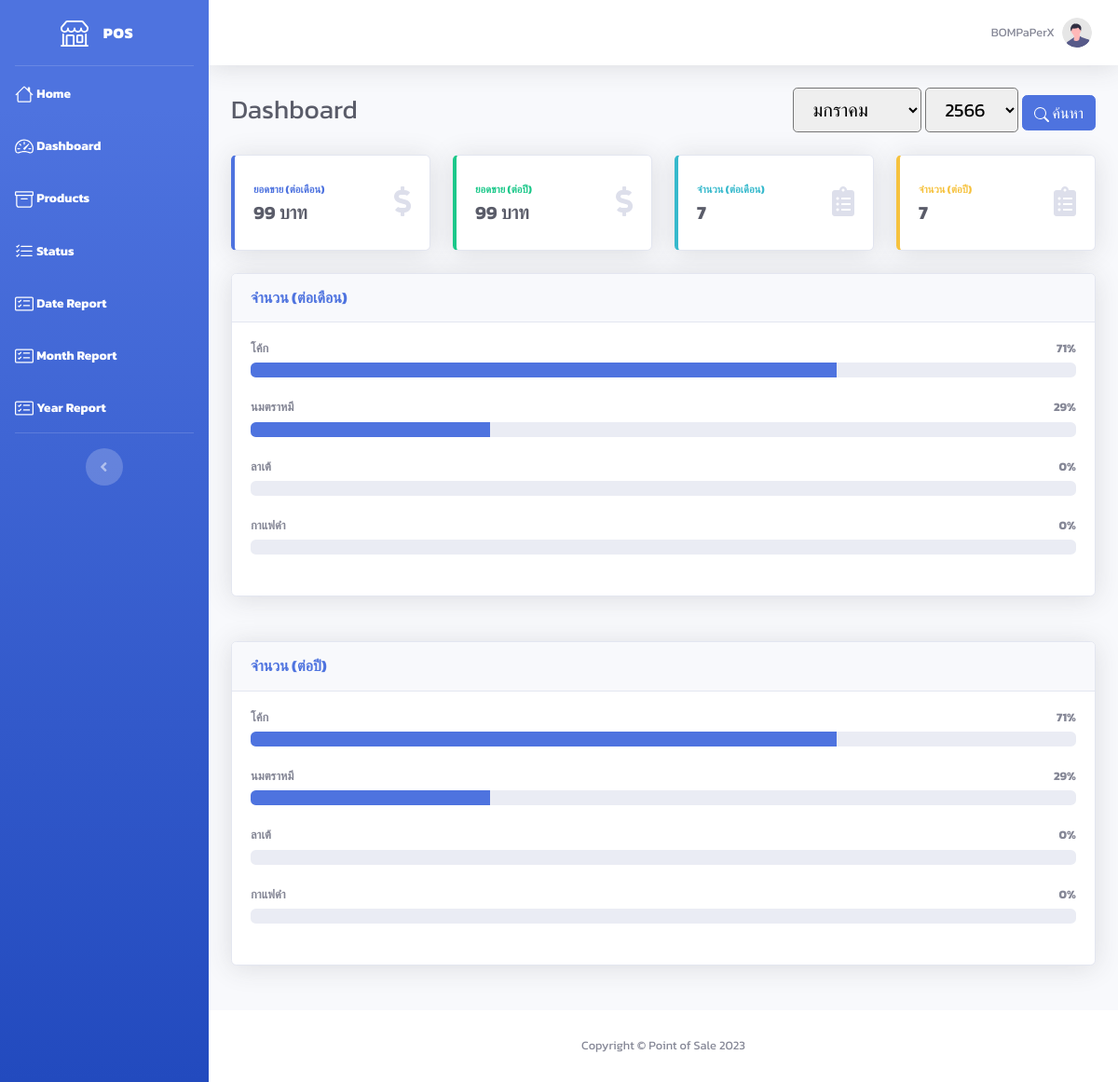
Page /dashboard.php (signed in) on the committed database.
### tables this page shows
CREATE TABLE `user` (
  `user_id` int(10) NOT NULL,
  `email` varchar(255) NOT NULL,
  `password` varchar(255) NOT NULL,
  `status` tinyint(1) NOT NULL COMMENT '0=disable\r\n1=enable',
  `firstname` varchar(255) NOT NULL,
  `lastname` varchar(255) NOT NULL,
  `store` varchar(255) NOT NULL,
  `description` text NOT NULL,
  `img_path` text NOT NULL
);

CREATE TABLE `product` (
  `product_id` int(10) NOT NULL,
  `type_id` int(10) NOT NULL,
  `user_id` int(10) NOT NULL,
  `name` varchar(255) NOT NULL,
  `description` text NOT NULL,
  `price` int(10) NOT NULL,
  `discount` int(10) NOT NULL,
  `img_path` text NOT NULL
);

### dashboard.php (the view, shortened to what the rows shown need)
<!DOCTYPE html>
<html lang="en">
<?php
require 'include/connect.php';
include 'include/header.php';
if (isset($_GET['month'])) {
    $month = $_GET['month'];
} else {
    $month = 'MONTH(CURRENT_DATE())';
}
if (isset($_GET['year'])) {
    $year = $_GET['year'];
} else {
    $year = 'YEAR(CURRENT_DATE())';
}
?>
<body id="page-top">
    <div id="wrapper">
        <div id="content-wrapper" class="d-flex flex-column">
            <div id="content">
                <?php include 'include/topbar.php'; ?>
                <div class="container-fluid">
                    <div class="d-sm-flex align-items-center justify-content-between mb-4">
                        <h1 class="h3 mb-0 text-gray-800">Dashboard</h1>
                    </div>
                    <div class="row">
                        <?php
                        $product = $connect->prepare("SELECT * FROM product WHERE user_id = '$user_id'");
                        $product->execute();
                        $row_product = $product->fetchAll(PDO::FETCH_ASSOC);
                        $quantity = $connect->prepare("SELECT SUM(quantity) as quantityall FROM record INNER JOIN product ON record.product_id = product.product_id INNER JOIN payment ON record.no_receipt = payment.no_receipt WHERE user_id = '$user_id' AND MONTH(timestamp) = $month AND YEAR(timestamp) = $year");
                        $quantity->execute();
                        $row_quantity = $quantity->fetch(PDO::FETCH_ASSOC);
                        ?>
                        <div class="col-12 mb-4">
                            <div class="card shadow mb-4">
                                <div class="card-body">
                                    <?php
                                    foreach ($row_product as $row) {
                                        $product_id = $row['product_id'];
                                        $record = $connect->prepare("SELECT SUM(quantity) as quantityall FROM record INNER JOIN payment ON record.no_receipt = payment.no_receipt WHERE product_id = '$product_id' AND MONTH(timestamp) = $month AND YEAR(timestamp) = $year");
                                        $record->execute();
                                        $row_record = $record->fetch(PDO::FETCH_ASSOC);
                                    ?>
                                        <h4 class="small font-weight-bold"><?= $row['name'] ?> <span class="float-right"><?= $row_quantity['quantityall'] == 0 ? 'ไม่มียอดขายในเดือนนี้' : number_format(($row_record['quantityall'] / $row_quantity['quantityall']) * 100, 0) . '%' ?></span></h4>
                                        <div class="progress mb-4">
                                            <div class="progress-bar" role="progressbar" style="width: <?= number_format(($row_record['quantityall'] / $row_quantity['quantityall']) * 100, 0) ?>%" aria-valuenow="60" aria-valuemin="0" aria-valuemax="100"></div>
                                        </div>
                                    <?php } ?>
                                </div>
                            </div>
                        </div>
                    </div>
                    <div class="row">
                        <?php
                        $product = $connect->prepare("SELECT * FROM product WHERE user_id = '$user_id'");
                        $product->execute();
                        $row_product = $product->fetchAll(PDO::FETCH_ASSOC);
                        $quantity = $connect->prepare("SELECT SUM(quantity) as quantityall FROM record INNER JOIN product ON record.product_id = product.product_id INNER JOIN payment ON record.no_receipt = payment.no_receipt WHERE user_id = '$user_id' AND YEAR(timestamp) = $year");
                        $quantity->execute();
                        $row_quantity = $quantity->fetch(PDO::FETCH_ASSOC);
                        ?>
                        <div class="col-12 mb-4">
                            <div class="card shadow mb-4">
                                <div class="card-body">
                                    <?php
                                    foreach ($row_product as $row) {
                                        $product_id = $row['product_id'];
                                        $record = $connect->prepare("SELECT SUM(quantity) as quantityall FROM record INNER JOIN payment ON record.no_receipt = payment.no_receipt WHERE product_id = '$product_id' AND YEAR(timestamp) = $year");
                                        $record->execute();
                                        $row_record = $record->fetch(PDO::FETCH_ASSOC);
                                    ?>
                                        <h4 class="small font-weight-bold"><?= $row['name'] ?> <span class="float-right"><?= $row_quantity['quantityall'] == 0 ? 'ไม่มียอดขายในปีนี้' : number_format(($row_record['quantityall'] / $row_quantity['quantityall']) * 100, 0) . '%' ?></span></h4>
                                        <div class="progress mb-4">
                                            <div class="progress-bar" role="progressbar" style="width: <?= number_format(($row_record['quantityall'] / $row_quantity['quantityall']) * 100, 0) ?>%" aria-valuenow="60" aria-valuemin="0" aria-valuemax="100"></div>
                                        </div>
                                    <?php } ?>
                                </div>
                            </div>
                        </div>
                    </div>
                </div>
            </div>
        </div>
    </div>
</body>
</html>

### include/topbar.php (shortened to what the rows shown need)
<?php
if (isset($_SESSION['user_id'])) {
    $user_id = $_SESSION['user_id'];
    $profile = $connect->prepare("SELECT * FROM user WHERE user_id = :user_id");
    $profile->bindParam(":user_id", $user_id);
    $profile->execute();
    $row_profile = $profile->fetch(PDO::FETCH_ASSOC);
} else {
    $admin_id = $_SESSION['admin_id'];
    $profile = $connect->prepare("SELECT * FROM admin WHERE admin_id = :admin_id");
    $profile->bindParam(":admin_id", $admin_id);
    $profile->execute();
    $row_profile = $profile->fetch(PDO::FETCH_ASSOC);
}
?>
<nav class="navbar navbar-expand navbar-light bg-white topbar mb-4 static-top shadow">
    <ul class="navbar-nav ml-auto">
        <li class="nav-item dropdown no-arrow">
            <a class="nav-link dropdown-toggle" href="#" id="userDropdown" role="button" data-toggle="dropdown" aria-haspopup="true" aria-expanded="false">
                <span class="mr-2 d-none d-lg-inline text-gray-600 small"><?= isset($_SESSION['user_id']) ? $row_profile['store'] : $row_profile['firstname'] . ' ' . $row_profile['lastname'] ?></span>
                <img class="img-profile rounded-circle" src="../img/undraw_profile.svg">
            </a>
        </li>
    </ul>
</nav>

### rows in the picture
user: store "BOMPaPerX"
product: name "โค้ก", quantityall "71"
product: name "นมตราหมี", quantityall "29"
product: name "ลาเต้", quantityall "0"
product: name "กาแฟดำ", quantityall "0"

### other values in the picture
$sum_month "99"
$sum_year "99"
$sum_item "7"
$sum_item_year "7"
form field month "มกราคม"
form field year "2566"
